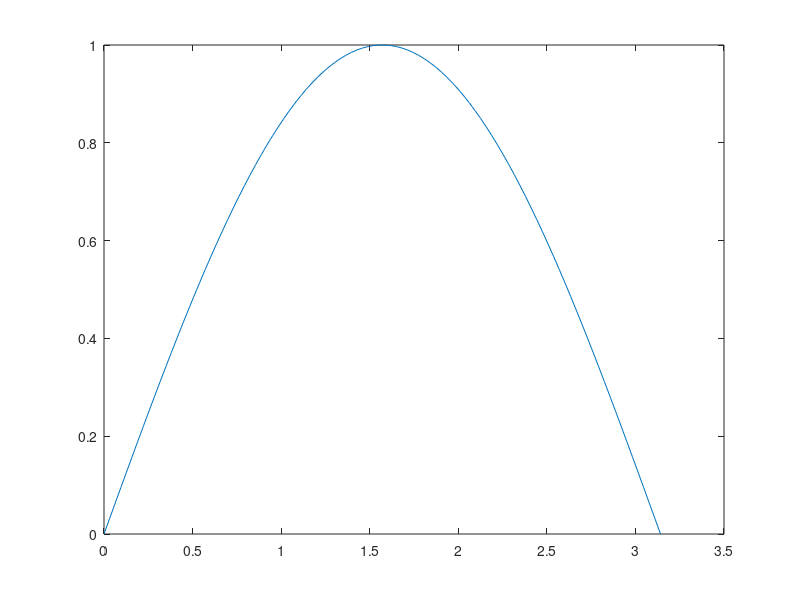
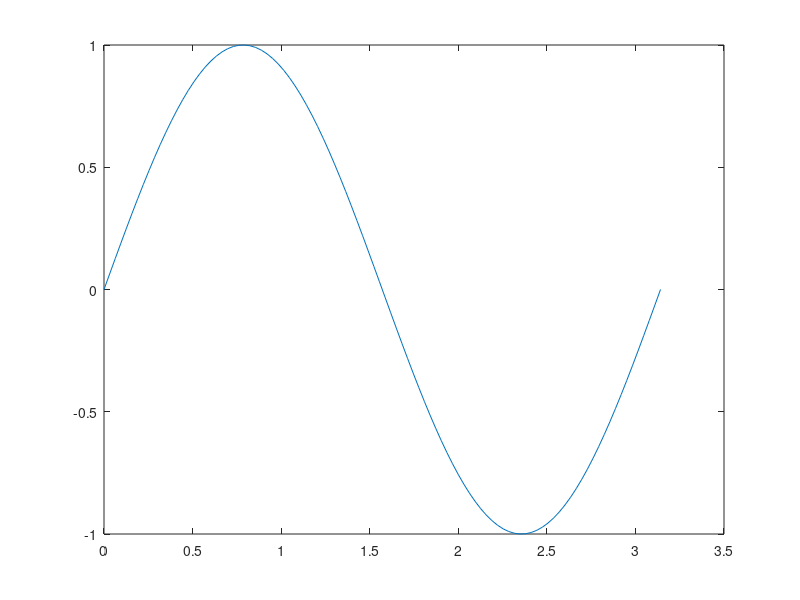
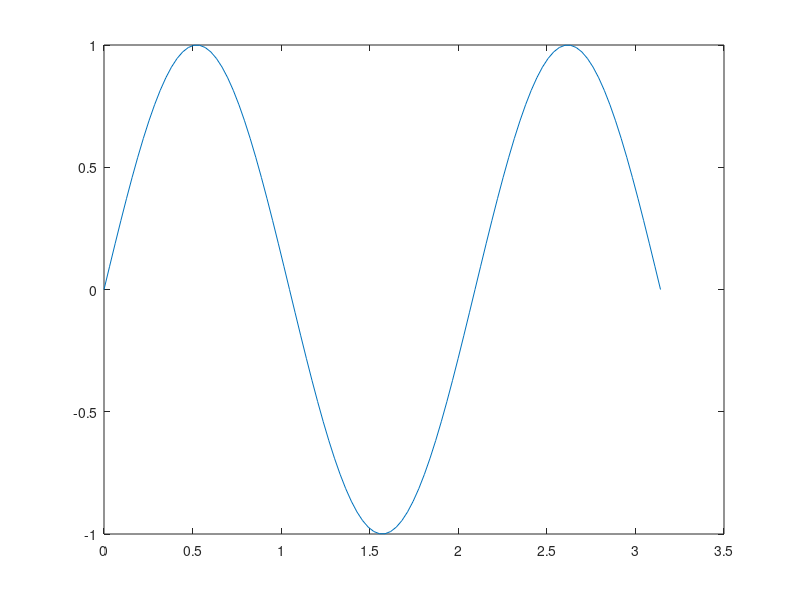
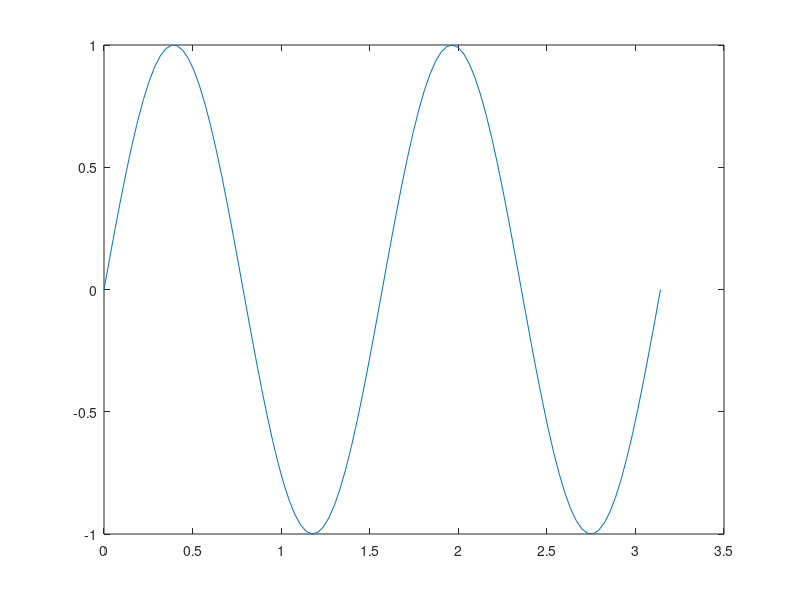

Source code (MATLAB) for these figures, in order:
clear all
close all
clc

A=randi(100,1,18)


megisto=zeros(1,2);
megisto(1,1)=1;
megisto(1,2)=A(1);
for i=1:length(A)
    if A(i)>=megisto;
      megisto= [ i , A(i) ]
           end
    
end


for i=10:-1:1
   i-9 
end

t=linspace(0,pi);

for i=1:8
    
    figure(i)
    plot(t,sin(i*t))
%     strcat('y',num2str(i))  %=sin(i*t);
    
    figure(11)
    plot(t,sin(i*t)+2*i)
    hold on
end
    
    